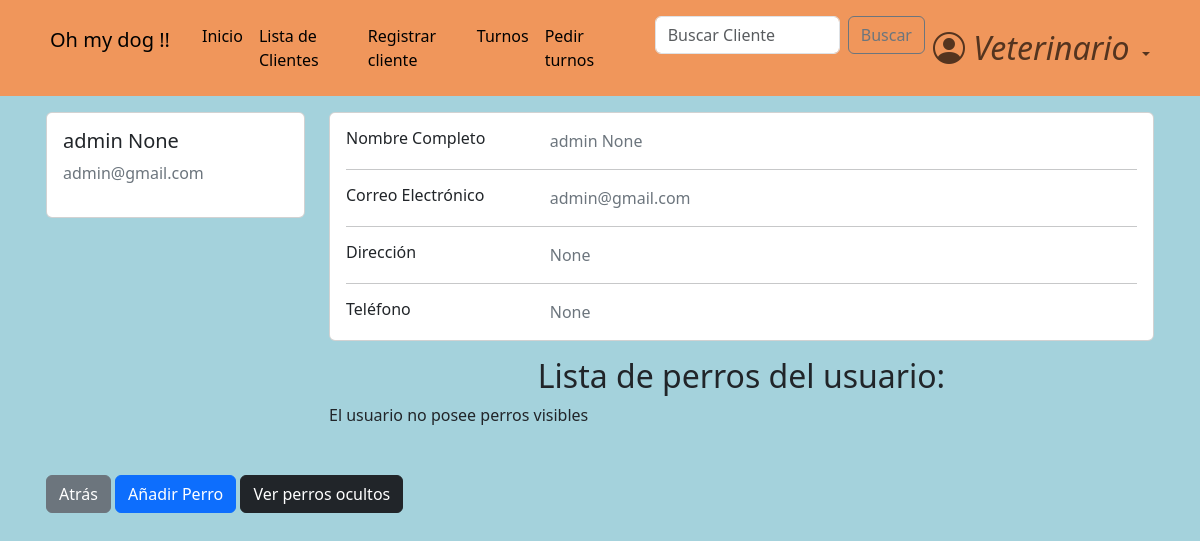
Before: /accounts/profile/1 (signed in) with the older database file.
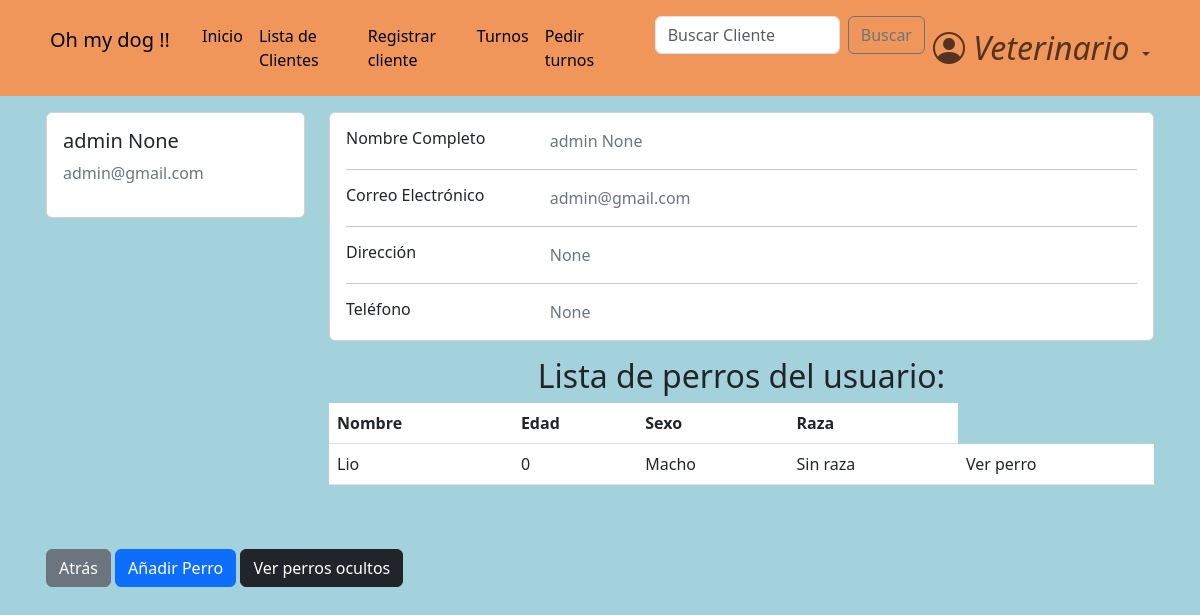
After: the same page with the newer database file.
### accounts/models.py (models this page shows, shortened)
class CustomUser(AbstractBaseUser, PermissionsMixin):
    email = models.EmailField(
        verbose_name="email",
        unique=True,
        max_length=40
    )
    name = models.CharField(
        max_length=30
    )
    surname = models.CharField(
        max_length=30,
        blank=True,
        null=True
    )
    address = models.CharField(
        max_length=30,
        blank=True,
        null=True
    )
    telephone = models.SlugField(
        max_length=15,
        blank=True,
        null=True,
    )
    is_active = models.BooleanField(
        default=True,
    )
    is_staff = models.BooleanField(
        default=False,
    )
    is_admin = models.BooleanField(
        default=False,
    )
    last_login = models.DateTimeField(
        verbose_name="last login",
        default=datetime.datetime.now,
    )
    is_veterinario = models.BooleanField(
        default=False,
    )
    USERNAME_FIELD = "email"    #variable por la cual se ingresa, dice username pero seria como 'campo que representa el inicio de sesion'
    REQUIRED_FIELDS = ['name',]    #no permite registros si no tiene estos campos completos
    objects = CustomUserManager()

### dogs/models.py (models this page shows, shortened)
class Dog(models.Model):
    class Sex(models.TextChoices):
        macho = "Macho"
        hembra = "Hembra"
    class Breed(models.TextChoices):
        sin_raza = "Sin raza"
        coker = "Coker"
        pastor_aleman = "Pastor aleman"
        bulldog = "Bulldog"
        labrador = "Labrador"
        golden = "Golder"
        caniche = "Caniche"
        chihuahua = "Chihuahua"
        bulldog_frances = "Bulldog Frances"
        beagle = "Beagle"
        boxer = "Boxer"
        galgo = "Galgo"
        dalmata = "Dalmata"
        sharpei = "Shar pei"
    class Color(models.TextChoices):
        blanco = "Blanco"
        negro = "Negro"
        marron = "Marrón"
        blanco_y_negro = "Blanco y negro"
        otro = "Otro color"
    class Size(models.TextChoices):
        grande = "Grande"
        mediano = "Mediano"
        pequeño = "pequeño"
    name = models.CharField(
        max_length=30,
    )
    date_of_birth = models.DateField(
        null=True,
        validators=[MaxValueValidator(date.today, "La fecha de nacimiento del perro debe ser anterior a hoy")]
    )
    sex = models.CharField(
        max_length=10,
        choices=Sex.choices
    )
    breed = models.CharField(
        max_length=20,
        choices=Breed.choices
    )
    color = models.CharField(
        max_length=20,
        blank=True,
        choices=Color.choices,
        null=True,
    )
    size = models.CharField(
        max_length=10,
        null=True,
        blank=True,
    )
    description = models.TextField(
        max_length=120,
        blank=True,
        null=True,
    )
    hidden = models.BooleanField(default=False)
    owner = models.ForeignKey(
        CustomUser,
        blank=True,
        on_delete=models.CASCADE,
        null=True
    )
    def calculate_age(self):
        today = date.today()
        return today.year - self.date_of_birth.year - ((today.month, today.day) < (self.date_of_birth.month, self.date_of_birth.day))

### accounts/views.py (the view)
# urls.py: path('profile/<pk>', views.profile_view, name= 'profile'),
@login_required
def profile_view(request, pk):
    if not request.user.is_authenticated:
        return redirect('login')
    user_owner = CustomUser.objects.get(pk=pk)
    dogs = user_owner.dog_set.all()
    context = {
        'client': user_owner,
        'vet': request.user,
        'dogs_shown': dogs.filter(hidden=False)
    }
    return render(request, 'profile.html', context)

### accounts/templates/profile.html (shortened to what this page needs)
{% extends 'base.html' %}
{% block content %}
<main>
<div class="container card-izq " >
  <div class="row row-1" >
    <div class="col-md-3" >
      <div class="card">
        <div class="card-body">
          <h5>{{ client.name }} {{ client.surname }}</h5>
          <p class="text-secondary">{{ client.email }}</p>
        </div>
      </div>
    </div>
    <div class="col-md-9">
      <div class="card mb-3">
        <div class="card-body">
          <div class="row">
            <div class="col-sm-3">
              <h6 class="mb-0">Nombre Completo</h6>
            </div>
            <div class="col-sm-9 text-secondary">
              {{ client.name }} {{ client.surname }}
            </div>
          </div>
          <hr>
          <div class="row">
            <div class="col-sm-3">
              <h6 class="mb-0">Correo Electrónico</h6>
            </div>
            <div class="col-sm-9 text-secondary">
              {{ client.email }}
            </div>
          </div>
          <hr>
          <div class="row">
            <div class="col-sm-3">
              <h6 class="mb-0">Dirección</h6>
            </div>
            <div class="col-sm-9 text-secondary">
              {{ client.address }}
            </div>
          </div>
          <hr>
          <div class="row">
            <div class="col-sm-3">
              <h6 class="mb-0">Teléfono</h6>
            </div>
            <div class="col-sm-9 text-secondary">
              {{ client.telephone }}
            </div>
          </div>
        </div>
      </div>
        <h2 class="text-center">Lista de perros del usuario:</h2>
          {% if dogs_shown.count > 0 %}
                  <table class="table table-hover">
                      <thead>
                          <tr>
                              <th>Nombre</th>
                              <th>Edad</th>
                              <th>Sexo</th>
                              <th>Raza</th>
                          </tr>
                      </thead>
                      <tbody>
                          {% for dog in dogs_shown %}
                                <tr>
                                    <td>{{ dog.name }}</td>
                                    <td>{{ dog.calculate_age }}</td>
                                    <td>{{ dog.sex }}</td>
                                    <td>{{ dog.breed }}</td>
                                    <td>
                                      <a class="dropdown-item" href="{% url 'dog_profile' user_owner_id=client.id dog_id=dog.id %}">Ver perro</a>
                                    </td>
                                </tr>
                          {% endfor %}
                      </tbody>
                  </table>
            {% else %}
            <div>
              <a>El usuario no posee perros visibles</a>
            </div>
            {% endif %}
      </div>
    </div>
      <a href="{% url 'home' %}" class="btn btn-secondary">Atrás</a>
    {% if vet.is_veterinario %}
      <a href="{% url 'dog_registration' client.id %}" class="btn btn-primary">Añadir Perro</a>
      <a href="{% url 'hidden_dogs' client.id %}" class="btn btn-dark">Ver perros ocultos</a>
    {% endif %}
  </div>
</main>
{% endblock  %}

### pages/templates/base.html (shortened to what this page needs)
<!DOCTYPE html>
<html>
{% load static %}
<head>
    {% block css %}
        <link rel="stylesheet" href="https://cdn.jsdelivr.net/npm/bootstrap-icons@1.10.5/font/bootstrap-icons.css">
    <link href="https://cdn.jsdelivr.net/npm/bootstrap@5.3.0-alpha3/dist/css/bootstrap.min.css" rel="stylesheet">
    <link rel="stylesheet" href="{% static 'css/styles.css' %}">
    {% endblock css %}
</head>
<body>
    <header>
            <nav class="navbar navbar-expand-lg header-ar">
                <div class="container">
                    <p class="navbar-brand header__marca p-2">Oh my dog !!</p>
                    <div class="collapse navbar-collapse show " id="navbarBasic">
                        <ul class="navbar-nav me-auto mb-2 mb-lg-0">
                            <li class="nav-item">
                                <a class="nav-link active" aria-current="page" href="{% url 'home' %}">Inicio</a>
                            </li>
                            {% if user.is_authenticated %}
                                {% if user.is_veterinario %}
                                    <li class="nav-item">
                                        <a class="nav-link active" aria-current="page" href="{% url 'list_users' %}">Lista de Clientes</a>
                                    </li>
                                    <li class="nav-item">
                                        <a class="nav-link active" aria-current="page" href="{% url 'client_registration' %}">Registrar cliente</a>
                                    </li>
                                    <li class="nav-item">
                                        <a class="nav-link active" aria-current="page" href="{% url 'staffPanel'  %}">Turnos</a>
                                    </li>
                                    <li class="nav-item">
                                        <a class="nav-link active" aria-current="page" href="{% url 'calendar' user.id %}">Pedir turnos</a>
                                    </li>
                                    <ul>
                                        <form class="d-flex" method=POST action="{% url 'search_user' %}">
                                            <input type="search" class="form-control me-2" placeholder="Buscar Cliente" aria-label="Search" name="buscado">
                                            <button class="btn btn-outline-secondary" type="submit">Buscar</button>
                                        </form>
                                    </ul>
                                {% else %}
                                    <li class="nav-item">
                                        <a class="nav-link active" aria-current="page" href="{% url 'calendar' user.id %}">Pedir turnos</a>
                                    </li>
                                {% endif %}
                                </ul>
                                    <ul class="navbar-nav mb-2 mb-lg-0 ">
                                        <li class="nav-item dropdown">
                                            <a class="nav-link dropdown-toggle icono-user" role="button" data-bs-toggle="dropdown" aria-expanded="False">
                                                {% if user.is_veterinario %}
                                                    <i class="bi bi-person-circle">
                                                        Veterinario
                                                    </i>
                                                {% else %}
                                                    <i class="bi bi-person-circle">
                                                        {{ user }}
                                                    </i>
                                                {% endif %}
                                            </a>
                                        </li>
                                    </ul>
                        {% endif %}
                </div>
            </div>
        </nav>
    </header>
{% block content %}
{% endblock content %}
</body>
</html>

### pages/static/css/styles.css (style rules this page uses)
html { box-sizing: border-box; font-size: 16px; scroll-behavior: smooth; }
body { margin: 0; padding: 0; overflow-x: hidden; background-color: #a4d2dc; }
a { text-decoration: none; }
.icono-user i { font-size: 2rem; }
.header-ar { background-color: #f0965b; padding: 1rem; }
.card-izq { margin-bottom: 1rem; padding: 1rem; }
.row-1 { margin-bottom: 3rem; }

Changed rows visible on the page:
added Dog: name "Lio", calculate_age "0", sex "Macho", breed "Sin raza"
Other visible differences:
text no longer shown: "El usuario no posee perros visibles"
text now shown: "Nombre Edad Sexo Raza"
